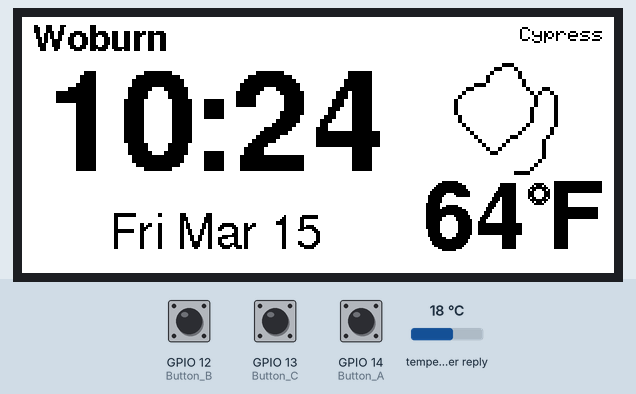
Simulated run of this sketch. Board: ESP8266 (NodeMCU). Shown: 296×128 colour display. The inputs (shaded band) are chosen by the test bench; at power-on: GPIO 14 (Button_A) HIGH, GPIO 12 (Button_B) HIGH, GPIO 13 (Button_C) HIGH, temperature in the weather reply 18 °C. WiFi joins after 1.5 s; servers stay silent unless stated; the local clock reads 2024-03-15 10:24:30 at power-on unless the sketch sets it; web services answer with replies made up by the test bench; what the sketch prints to the serial monitor is not drawn.

Above: at 7.5 s.
7.6 s: GPIO 14 (Button_A) pulled LOW for 0.15 s
At 10.5 s:
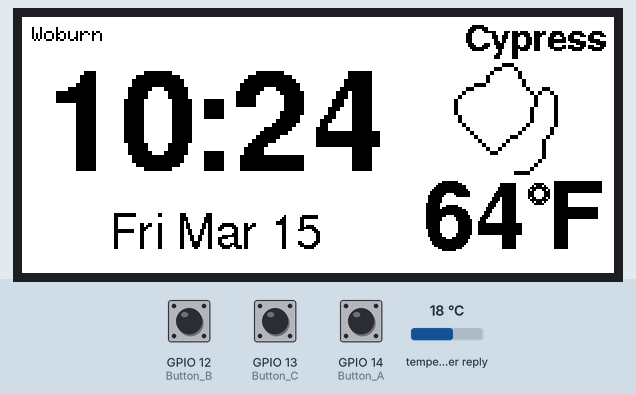
10.7 s: GPIO 12 (Button_B) pulled LOW for 0.15 s
At 33.7 s:
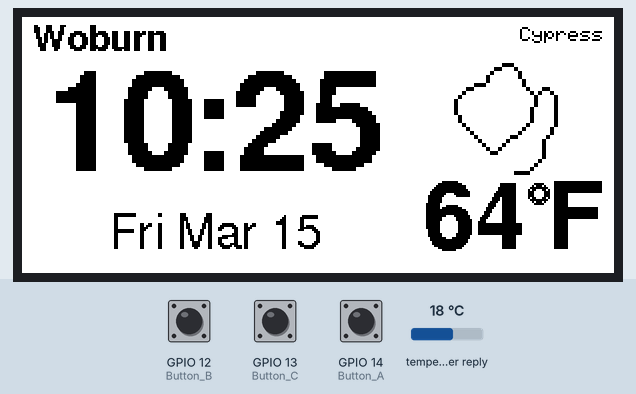
Timing chart, 0 to 34.3 s (numbered marks = the images above; inputs shaded):
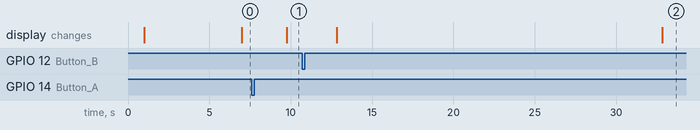

Measured:
- after the input at 7.6 s, the display: changes after 2.1 s (image 1)
- after the input at 10.7 s, the display: first changes after 2.1 s (image 2 shows a later state)

The sketch:

EInkClock.ino
```cpp
#include "Adafruit_ThinkInk.h"
#include "secrets.h"
#include "weather_icons.h"
#include <Adafruit_GFX.h>
#include <ArduinoJson.h>
#include <ESP8266HTTPClient.h>
#include <ESP8266WiFi.h>
#include <Fonts/FreeSans12pt7b.h>
#include <Fonts/FreeSans9pt7b.h>
#include <Fonts/FreeSansBold18pt7b.h>
#include <Fonts/FreeSansBold24pt7b.h>
#include <Fonts/FreeSansBold9pt7b.h>
#include <WiFiClientSecure.h>
#include <time.h>

// =========================================================================
// CONFIGURATION: WI-FI & TIME
// =========================================================================
const char *WIFI_SSID = SECRET_WIFI_SSID;
const char *WIFI_PASSWORD = SECRET_WIFI_PASSWORD;

// NTP Servers
const char *NTP_SERVER_1 = "pool.ntp.org";
const char *NTP_SERVER_2 = "time.nist.gov";

// POSIX Timezone Strings
const char *TZ_EASTERN = "EST5EDT,M3.2.0,M11.1.0";
const char *TZ_CENTRAL = "CST6CDT,M3.2.0,M11.1.0";

// =========================================================================
// CONFIGURATION: WEATHER
// =========================================================================
// Register at openweathermap.org and place API key in secrets.h
const char *OWM_API_KEY = SECRET_OPENWEATHER_API_KEY;

// Hardware Buttons connected to ESP8266 GPIO
#define BUTTON_A 0  // Left Button
#define BUTTON_B 16 // Center Button (Unused)
#define BUTTON_C 2  // Right Button

String activeCity = "Woburn,MA,US";
String displayCityName = "Woburn";

// =========================================================================
// CONFIGURATION: eINK DISPLAY (Feather Wing 2.13" Monochrome)
// =========================================================================
#define EPD_CS 0
#define EPD_DC 15
#define SRAM_CS 16
#define EPD_RESET -1
#define EPD_BUSY                                                               \
  -1 // Can set to -1 on FeatherWings since we don't always use it

// The 2.9" Grayscale FeatherWing (Product 4777) uses the SSD1680 chipset
ThinkInk_290_Grayscale4_EAAMFGN display(EPD_DC, EPD_RESET, EPD_CS, SRAM_CS,
                                        EPD_BUSY);

// Globals
int lastMinute = -1;
int lastWeatherMinute = -1; // To check weather every 15 minutes
const char *days[] = {"Sun", "Mon", "Tue", "Wed", "Thu", "Fri", "Sat"};
const char *months[] = {"Jan", "Feb", "Mar", "Apr", "May", "Jun",
                        "Jul", "Aug", "Sep", "Oct", "Nov", "Dec"};

struct WeatherData {
  float temp;
  String iconCode;
  bool valid;
};
WeatherData woburnWeather = {0.0, "", false};
WeatherData cypressWeather = {0.0, "", false};

// Function prototypes
void fetchAllWeather();
void fetchWeatherForCity(String cityQuery, WeatherData &weatherStore);
void updateDisplay(struct tm *timeinfo);
// Reclaim Pins: Set the shared SPI pins (12, 13, 14) back to INPUT_PULLUP to
// read the buttons!
void reclaimButtons() {
  pinMode(12, INPUT_PULLUP); // Button B (Middle)
  pinMode(13, INPUT_PULLUP); // Button C (Left)
  pinMode(14, INPUT_PULLUP); // Button A (Right)
}

// Prepare Display: Restore pins to SPI mode
void prepareDisplay() {
  pinMode(EPD_CS, OUTPUT);
  pinMode(SRAM_CS, OUTPUT);
  pinMode(EPD_DC, OUTPUT);

  // Re-initialize SPI hardware to take back Pins 13 (MOSI) and 14 (SCK)
  // from our manual pinMode(INPUT_PULLUP) state.
  SPI.begin();
}

void setup() {
  Serial.begin(115200);
  delay(1000);
  Serial.println("\n\n--- ESP8266 eInk Clock ---");

  // --- Display & Hardware Setup ---
  Serial.println("Initializing eInk display and buttons...");
  pinMode(BUTTON_A, INPUT_PULLUP);
  pinMode(BUTTON_C, INPUT_PULLUP);

  display.begin();

  // Rotate to landscape (0 = standard orientation, wider than tall)
  prepareDisplay(); // Ensure pins are OUTPUT before display commands
  display.setRotation(0);
  display.clearBuffer();
  display.display();
  reclaimButtons(); // Reclaim for button polling during idle
  Serial.println("eInk display initialized and cleared.");

  // --- Network Setup ---
  Serial.print("Connecting to WiFi ");
  WiFi.begin(WIFI_SSID, WIFI_PASSWORD);
  int retry_count = 0;
  while (WiFi.status() != WL_CONNECTED && retry_count < 20) {
    delay(500);
    Serial.print(".");
    retry_count++;
  }

  if (WiFi.status() == WL_CONNECTED) {
    Serial.println(" Connected!");
    Serial.print("IP Address: ");
    Serial.println(WiFi.localIP());
  } else {
    Serial.println(" Failed to connect. Will continue trying in loop.");
  }

  // --- Time Setup ---
  Serial.println("Configuring NTP Timezones...");

  // Configure NTP with the exact TZ string so ESP8266 natively converts to
  // Eastern Time
  configTime(TZ_EASTERN, NTP_SERVER_1, NTP_SERVER_2);

  // We do not wait here anymore.
  // The ESP8266 will sink time automatically in the background once WiFi
  // connects.
  Serial.println("Setup complete. Entering main loop.");
}

void loop() {
  // 1. Maintain WiFi Connection
  if (WiFi.status() != WL_CONNECTED) {
    Serial.println("WiFi not connected. Attempting to connect...");
    WiFi.begin(WIFI_SSID, WIFI_PASSWORD);

    // Give it 5 seconds to try
    int retries = 0;
    while (WiFi.status() != WL_CONNECTED && retries < 10) {
      delay(500);
      Serial.print(".");
      retries++;
    }

    if (WiFi.status() == WL_CONNECTED) {
      Serial.println("\nWiFi Reconnected!");
    } else {
      Serial.println("\nWiFi connection failed. Will retry next loop.");
    }
  }
  time_t now = time(nullptr);
  struct tm *timeinfo = localtime(&now);

  // Only update the display if the minute has actually rolled over
  if (timeinfo->tm_min != lastMinute) {
    lastMinute = timeinfo->tm_min;

    // We only update if time is actually valid
    if (timeinfo->tm_year > 100) {
      // Pull weather every 15 minutes or if we don't have valid weather yet
      if (!woburnWeather.valid || !cypressWeather.valid ||
          abs(timeinfo->tm_min - lastWeatherMinute) >= 15 ||
          lastWeatherMinute == -1) {
        lastWeatherMinute = timeinfo->tm_min;
        fetchAllWeather();
      }

      Serial.println(
          "Minute rolled over and time is valid. Updating display...");
      updateDisplay(timeinfo);
    } else {
      Serial.println("Minute rolled over but time is NOT valid (year <= 100). "
                     "Skipping screen refresh.");
    }
  } else {
    // Optional: uncomment if you want to see every loop iteration
    // Serial.println("Minute has not rolled over yet.");
  }

  // --- Deep modem sleep & Button Polling ---
  int currentSecond = timeinfo->tm_sec;
  int secondsToWait = 60 - currentSecond;
  if (secondsToWait <= 0)
    secondsToWait = 60;

  unsigned long msToWait = (unsigned long)secondsToWait * 1000;
  unsigned long startSleep = millis();
  unsigned long lastHeartbeat = 0;

  bool forceUpdate = false;

  // SCAN BUTTON PINS (12, 13, 14)
  reclaimButtons();
  int scanPins[] = {12, 13, 14};

  Serial.printf("Sleeping %d seconds. POLLING BUTTONS (L:13, M:12, R:14)...\n",
                secondsToWait);

  while (millis() - startSleep < msToWait) {
    // Diagnostic Heartbeat every 1 second
    if (millis() - lastHeartbeat >= 1000) {
      lastHeartbeat = millis();
      Serial.printf("[SCAN] P12:%d P13:%d P14:%d | Left:%d ms\n",
                    digitalRead(12), digitalRead(13), digitalRead(14),
                    (int)(msToWait - (millis() - startSleep)));
    }

    // Check for button presses
    for (int p : scanPins) {
      if (digitalRead(p) == LOW) {
        delay(50); // debounce
        if (digitalRead(p) == LOW) {
          Serial.printf(">>> LOW DETECTED ON PIN %d <<<\n", p);

          if (p == 13 || p == 12) {
            // Left or Middle -> Woburn (Eastern)
            if (activeCity != "Woburn,MA,US") {
              Serial.printf(
                  ">>> Switching to Woburn (Eastern Time) via Pin %d <<<\n", p);
              activeCity = "Woburn,MA,US";
              displayCityName = "Woburn";
              configTime(TZ_EASTERN, NTP_SERVER_1, NTP_SERVER_2);
              forceUpdate = true;
            }
          } else if (p == 14) {
            // Right -> Cypress (Central)
            if (activeCity != "Cypress,TX,US") {
              Serial.println(
                  ">>> Switching to Cypress (Central Time) via Pin 14 <<<");
              activeCity = "Cypress,TX,US";
              displayCityName = "Cypress";
              configTime(TZ_CENTRAL, NTP_SERVER_1, NTP_SERVER_2);
              forceUpdate = true;
            }
          }
        }
      }
    }

    if (forceUpdate)
      break;
    delay(100);
  }

  if (forceUpdate) {
    Serial.println("Immediate Refresh Triggered by Button (No API wait).");
    now = time(nullptr);
    timeinfo = localtime(&now);
    updateDisplay(timeinfo);
  }
}

void fetchAllWeather() {
  Serial.println("--- Fetching Background Weather for All Locations ---");
  fetchWeatherForCity("Woburn,MA,US", woburnWeather);
  fetchWeatherForCity("Cypress,TX,US", cypressWeather);
}

void fetchWeatherForCity(String cityQuery, WeatherData &weatherStore) {
  if (WiFi.status() != WL_CONNECTED)
    return;

  Serial.printf("Fetching weather for %s...\n", cityQuery.c_str());
  WiFiClientSecure client;
  client.setInsecure(); // OWM uses HTTPS. Skip validating cert for simple
                        // weather pull

  HTTPClient https;
  String url = String("https://api.openweathermap.org/data/2.5/weather?q=") +
               cityQuery + "&appid=" + OWM_API_KEY + "&units=imperial";

  if (https.begin(client, url)) {
    int httpCode = https.GET();
    if (httpCode == HTTP_CODE_OK) {
      String payload = https.getString();

      StaticJsonDocument<1024> doc;
      DeserializationError error = deserializeJson(doc, payload);

      if (!error) {
        weatherStore.temp = doc["main"]["temp"];
        const char *icon = doc["weather"][0]["icon"];
        weatherStore.iconCode = String(icon);
        weatherStore.valid = true;
        Serial.printf("  -> Temp: %.1fF, Icon: %s\n", weatherStore.temp, icon);
      } else {
        Serial.println("  -> JSON Parsing failed.");
      }
    } else {
      Serial.printf("  -> API call failed, error: %s\n",
                    https.errorToString(httpCode).c_str());
    }
    https.end();
  } else {
    Serial.println("  -> Unable to connect to HTTPS endpoint.");
  }
}

void printCenteredInRegion(const char *text, int16_t y, int16_t regionX,
                           int16_t regionW) {
  int16_t x1, y1;
  uint16_t w, h;
  display.getTextBounds(text, 0, y, &x1, &y1, &w, &h);
  int16_t xCenter = regionX + (regionW - w) / 2 - x1;
  display.setCursor(xCenter, y);
  display.print(text);
}

void drawScaledBitmap(int16_t x, int16_t y, const unsigned char *bitmap,
                      int16_t w, int16_t h, uint16_t color, int16_t scale) {
  int16_t byteWidth = (w + 7) / 8;
  uint8_t byte = 0;
  for (int16_t j = 0; j < h; j++, y += scale) {
    for (int16_t i = 0; i < w; i++) {
      if (i & 7)
        byte <<= 1;
      else
        byte = pgm_read_byte(&bitmap[j * byteWidth + i / 8]);
      if (byte & 0x80)
        display.fillRect(x + i * scale, y, scale, scale, color);
    }
  }
}

void updateDisplay(struct tm *timeinfo) {
  prepareDisplay(); // Restore pin modes for display communication
  display.clearBuffer();

  // Explicitly draw a full white rectangle over the entire screen dimensions
  display.fillRect(0, 0, display.width(), display.height(), EPD_WHITE);

  // 1. Format the Time (12-Hour HH:MM format)
  int displayHour = timeinfo->tm_hour;
  if (displayHour == 0) {
    displayHour = 12; // Midnight is 12:00
  } else if (displayHour > 12) {
    displayHour -= 12; // Convert 13+ to 1+
  }

  char timeStr[10];
  sprintf(timeStr, "%d:%02d", displayHour, timeinfo->tm_min);

  // 2. Format the Date (Day Mon Date)
  char dateStr[20];
  sprintf(dateStr, "%s %s %d", days[timeinfo->tm_wday],
          months[timeinfo->tm_mon], timeinfo->tm_mday);

  Serial.printf("Drawing Screen -> %s | %s\n", timeStr, dateStr);

  display.setTextColor(EPD_BLACK);

  // Layout bounds (296x128 total)
  int leftWidth = 196;  // ~2/3 of screen
  int rightWidth = 100; // ~1/3 of screen

  // --- Top Location Labels (Aligned with Buttons) ---
  int16_t topY = 16; // Default baseline for 9pt font

  // Woburn (Left Button / Pins 12&13)
  if (activeCity == "Woburn,MA,US") {
    display.setFont(&FreeSansBold9pt7b);
    display.setTextSize(1);
    display.setCursor(5, topY);
  } else {
    display.setFont(); // Default tiny system font
    display.setTextSize(1);
    display.setCursor(5, 5); // Shift up for system font baseline
  }
  display.print("Woburn");

  // Cypress (Right Button / Pin 14)
  if (activeCity == "Cypress,TX,US") {
    display.setFont(&FreeSansBold9pt7b);
    display.setTextSize(1);

    int16_t bx1, by1;
    uint16_t bw, bh;
    display.getTextBounds("Cypress", 0, topY, &bx1, &by1, &bw, &bh);
    display.setCursor(display.width() - bw - 5, topY);
  } else {
    display.setFont();
    display.setTextSize(1);

    int16_t bx1, by1;
    uint16_t bw, bh;
    display.getTextBounds("Cypress", 0, 5, &bx1, &by1, &bw, &bh);
    display.setCursor(display.width() - bw - 5, 5);
  }
  display.print("Cypress");

  // --- Left 2/3 (Time & Date) ---
  // Draw Time with 2x scaled 18pt font (~36pt, approx +25-50% larger than 24pt)
  // Shifted down slightly to make room for top labels
  display.setFont(&FreeSansBold18pt7b);
  display.setTextSize(2);
  printCenteredInRegion(timeStr, 75, 0, leftWidth);

  // Reset text size to 1x for remaining operations
  display.setTextSize(1);

  // Draw Date with 12pt font below time
  display.setFont(&FreeSans12pt7b);
  printCenteredInRegion(dateStr, 115, 0, leftWidth);

  // --- Right 1/3 (Weather & Temp) ---
  // Select the correct weather data block
  WeatherData *activeWeather;
  if (activeCity == "Woburn,MA,US") {
    activeWeather = &woburnWeather;
  } else {
    activeWeather = &cypressWeather;
  }

  if (activeWeather->valid) {
    // Determine the icon to draw
    const unsigned char *iconPtr = icon_cloudy; // Default
    if (activeWeather->iconCode.indexOf("01") >= 0) {
      iconPtr = icon_sunny;
    } else if (activeWeather->iconCode.indexOf("02") >= 0 ||
               activeWeather->iconCode.indexOf("03") >= 0 ||
               activeWeather->iconCode.indexOf("04") >= 0 ||
               activeWeather->iconCode.indexOf("50") >= 0) {
      iconPtr = icon_cloudy;
    } else if (activeWeather->iconCode.indexOf("09") >= 0 ||
               activeWeather->iconCode.indexOf("10") >= 0) {
      iconPtr = icon_rain;
    } else if (activeWeather->iconCode.indexOf("11") >= 0) {
      iconPtr = icon_thunder;
    } else if (activeWeather->iconCode.indexOf("13") >= 0) {
      iconPtr = icon_snow;
    }

    // Draw Weather Icon manually scaled 200% (64x64 natively mapped to pixels)
    int iconSize = 64;
    int iconX = leftWidth + (rightWidth - iconSize) / 2;
    int iconY = 15;
    drawScaledBitmap(iconX, iconY, iconPtr, 32, 32, EPD_BLACK, 2);

    // Format temperature
    char tempValStr[10];
    sprintf(tempValStr, "%.0f", activeWeather->temp);

    // Draw Temp with massive 24pt font
    display.setFont(&FreeSansBold24pt7b);

    int16_t yBase = 115;
    int16_t x1, y1;
    uint16_t w1, h1;
    display.getTextBounds(tempValStr, 0, yBase, &x1, &y1, &w1, &h1);

    int16_t fx1, fy1;
    uint16_t fw, fh;
    display.getTextBounds("F", 0, yBase, &fx1, &fy1, &fw, &fh);

    int degreeGap = 16;
    int totalTextWidth = w1 + degreeGap + fw;
    int textStartX = leftWidth + (rightWidth - totalTextWidth) / 2;

    // Draw Temp Number
    display.setCursor(textStartX - x1, yBase);
    display.print(tempValStr);

    // Draw thick 24pt Degree Symbol
    int16_t rightEdge = textStartX + w1;
    int16_t degX = rightEdge + 8;
    int16_t degY = y1 + 6;
    display.drawCircle(degX, degY, 5, EPD_BLACK);
    display.drawCircle(degX, degY, 4, EPD_BLACK);
    display.drawCircle(degX, degY, 3, EPD_BLACK);

    // Draw F
    display.setCursor(rightEdge + degreeGap - fx1, yBase);
    display.print("F");
  }

  // --- Execute Screen Update ---
  display.display(true);
  reclaimButtons();
}
```

secrets.example.h
```cpp
// Rename this file to secrets.h and add your own credentials.
// secrets.h is ignored by git, preventing your details from being uploaded.

#define SECRET_WIFI_SSID "your_wifi_ssid_here"
#define SECRET_WIFI_PASSWORD "your_wifi_password_here"
#define SECRET_OPENWEATHER_API_KEY "your_openweathermap_api_key_here"
```

Source omitted: weather_icons.h (data table, 4598 bytes)
